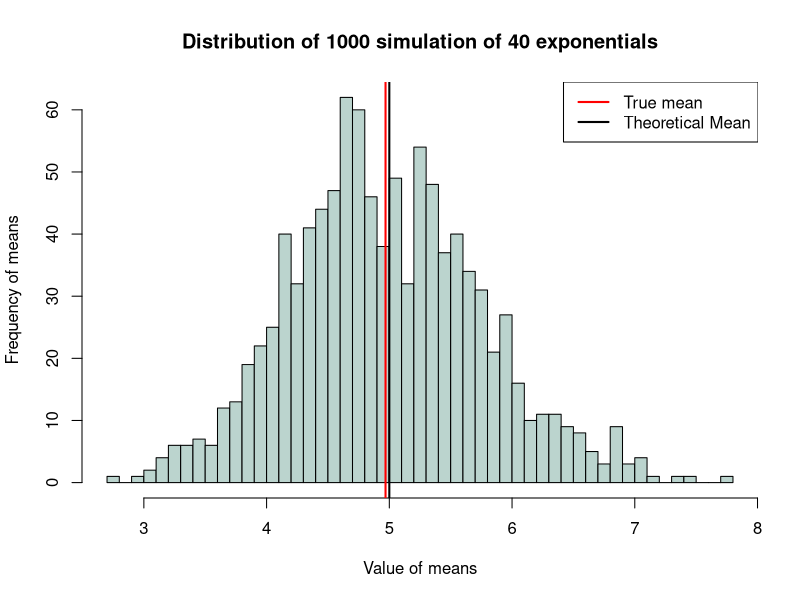
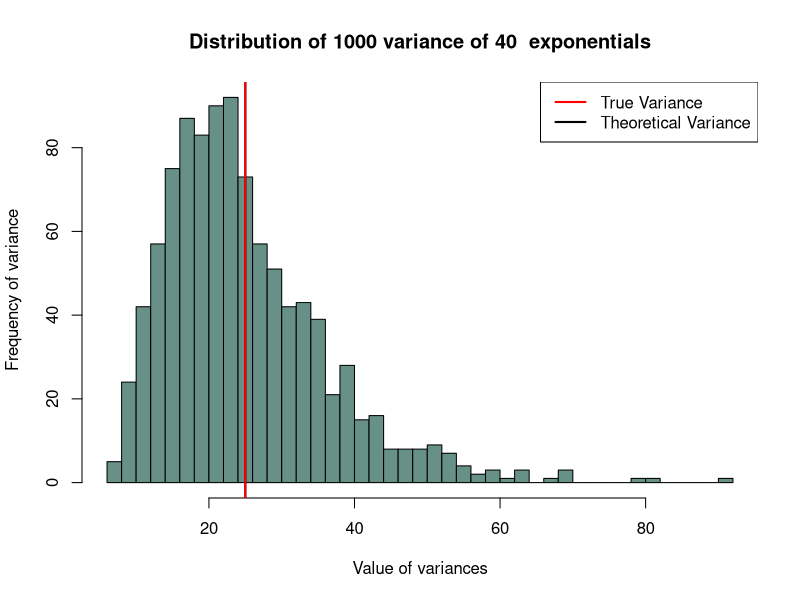

Reproduce these figures in R, in order. (Note: this script raises an error after producing the figures.)
## ---- chunk 1
lambda <- 0.2
mean <- 1/lambda
std <- 1/lambda
n_simulations <- 1000
n_exponentials <- 40

set.seed(50)

# Generate 1000 simulations of 40 exponentials
distSims <- matrix(rexp(n_exponentials*n_simulations, lambda), nrow=n_simulations, ncol=n_exponentials)

# Calculate the mean for each simulation (row of the matrix)
# MARGIN=1 indicate that apply calculates the mean through each row
distMeans <- apply(X=distSims, MARGIN=1, FUN=mean)

# Calculate the std for each simulation (row of the matrix)
# MARGIN=1 indicate that apply calculates the std through each row
distVars <- apply(X=distSims, MARGIN=1, FUN=var)
## ---- chunk 2
hist(x = distMeans,
     main = "Distribution of 1000 simulation of 40 exponentials",
     freq = TRUE,
     breaks = 50,
     xlab = "Value of means", 
     ylab = "Frequency of means", 
     col = "#bbd4ce",
     border = NULL)

abline(v = 1/lambda, lty = 1, lwd = 2, col = "black")

abline(v = mean(distMeans), lty = 1, lwd = 2, col = "red")

legend("topright", lty = 1, lwd =2, col=c("red", "black"), legend=c("True mean", "Theoretical Mean"))

## ---- chunk 3
trueVariance <- mean(distVars)
theoricalVariance <- (1/lambda)^2

sprintf("True Variance %f", trueVariance)
sprintf("Theorical Variance %f", theoricalVariance)
## ---- chunk 4
hist(distVars, breaks = 50, main = "Distribution of 1000 variance of 40  exponentials", xlab = "Value of variances", ylab = "Frequency of variance", col = "#679186")

abline(v = theoricalVariance, lty = 1, lwd = 2, col = "black")

abline(v = trueVariance, lty = 1, lwd = 2, col = "red")

legend("topright", lty = 1, lwd =2, col=c("red", "black"), legend=c("True Variance", "Theoretical Variance"))

## ---- chunk 5
standardError <- mean(distMeans)/sqrt(n_exponentials)

# normalization function
standNormalFunc <- function(b){
        round((b - mean(distMeans))/standardError,2)
}

#normalized data of averages
distNormalMeans <- unlist(lapply(distMeans, FUN=standNormalFunc))


library(tibble)
df <- enframe(distNormalMeans)

## ---- chunk 6

# load "tidyverse" plotting package
library(ggplot2)


histogram <- ggplot() + 
        geom_histogram(aes(x = df$value, y = ..density..),
                       bins = 30,
                       color = "#315F85",
                       fill="#315F85",
                       alpha = 0.7
        ) +
        labs(
                title = 'Comparing sample mean with CLT standard normal distribution',
                x = 'Mean',
                y = 'Frequency'
        ) +
        geom_vline(
                xintercept = mean(distMeans) - (1/lambda), 
                color = "#264e70",
                size = 1,
                linetype="dashed"
        ) +
        geom_vline(
                xintercept = 0, 
                color = "#fdebd3",
                size = 1,
                linetype="dashed"
        ) + 
        stat_function(
                aes(x = df$value),
                size = 1,
                fun = dnorm,
                color = "#D6B78B",
                args = list(
                        mean = 0,
                        sd = 1
                )
        )
        

plot(histogram)
## ---- chunk 7
# Load data
data(ToothGrowth)

## ---- chunk 8
# Show first rows
head(ToothGrowth)
## ---- chunk 9
dim(ToothGrowth)
## ---- chunk 10
summary(ToothGrowth)
## ---- chunk 11
qplot(factor(supp), len, data = ToothGrowth, facets=~dose, 
      main="Tooth growth of guinea pigs by supplement type and dosage (mg)",
      xlab="Supplement type", ylab="Tooth length") + 
      geom_boxplot(aes(fill = supp)) +
      scale_fill_manual(values=c("#f9b4ab", "#679186"))
## ---- chunk 12

t.test(ToothGrowth$len[ToothGrowth$supp == 'OJ'], ToothGrowth$len[ToothGrowth$supp == 'VC'], alternative = "greater", paired = FALSE, var.equal = FALSE, conf.level = 0.95)
## ---- chunk 13

t.test(ToothGrowth$len[ToothGrowth$dose == 0.5], ToothGrowth$len[ToothGrowth$dose == 1], alternative = "less", paired = FALSE, var.equal = FALSE, conf.level = 0.95)
## ---- chunk 14

t.test(ToothGrowth$len[ToothGrowth$dose == 1], ToothGrowth$len[ToothGrowth$dose == 2], alternative = "less", paired = FALSE, var.equal = FALSE, conf.level = 0.95)
